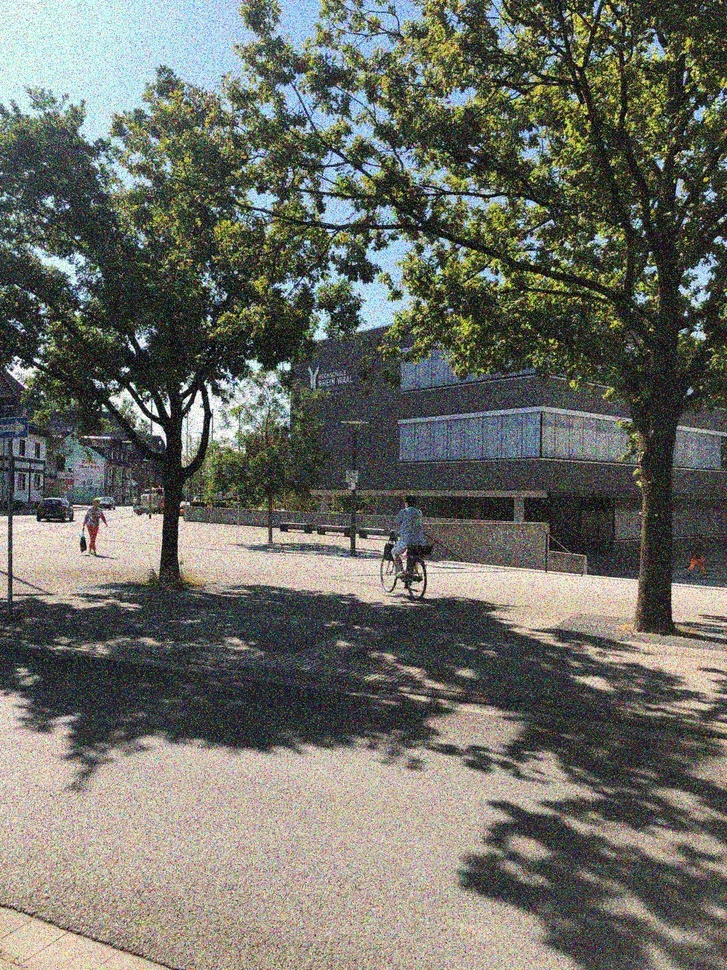
#> input picture image/image.jpg, 727 x 970 px, shrunk from 1058 x 1411 before the run
$ python _filters.py
#> lines starting #> are read from the running program, lines starting #| are printed output that depends on the picture
# module imports
from skimage import io, img_as_float
import numpy as np
import cv2 as cv2


# importing image file as grey
img = img_as_float (io.imread("image/image.jpg", as_gray=True))
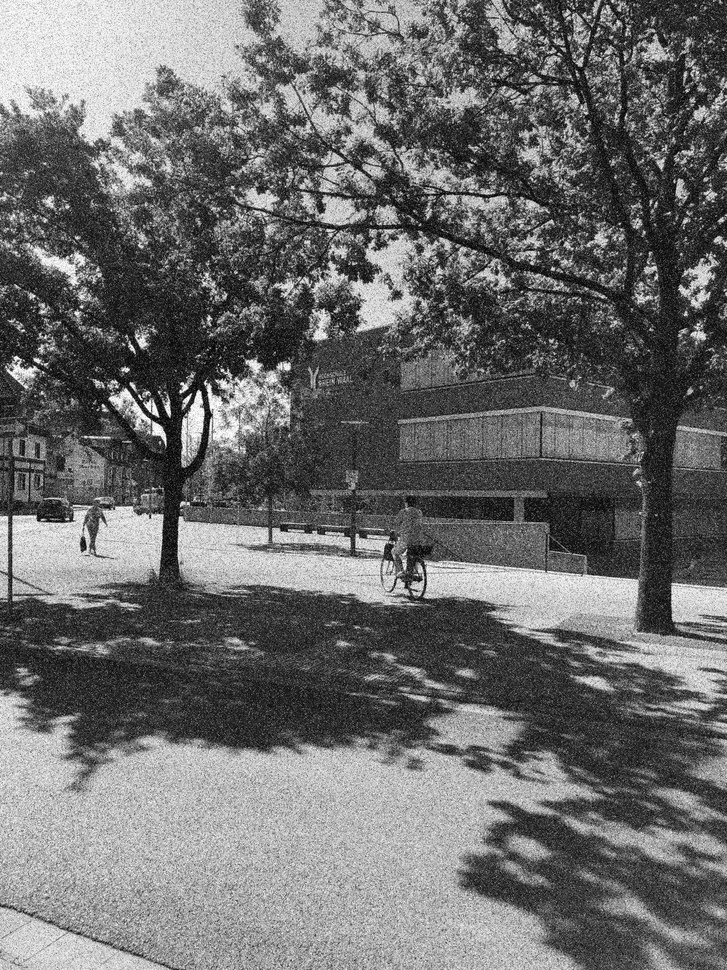
#> img: shape (970, 727) float64; min 0, max 1, mean 0.428


# defining our normalized kernels
mean_kernel = np.ones((5,5), np.float32 )/25

gaussian_kernel = np.array([[1/16, 1/8, 1/16],
                           [1/8, 1/4, 1/8],
                           [1/16, 1/8, 1/16]]
                           )
# edge detection vertical and horizontal filter
edge_detection_vertical = np.array([[-1,-2,-1],[0,0,0],[1,2,1]])
edge_detection_horizontal = np.array([[-1,0,1],[-2,0,2],[-1,0,1]])


# applying this to the image.
mean = cv2.filter2D(img, -1, mean_kernel, borderType = cv2.BORDER_CONSTANT)
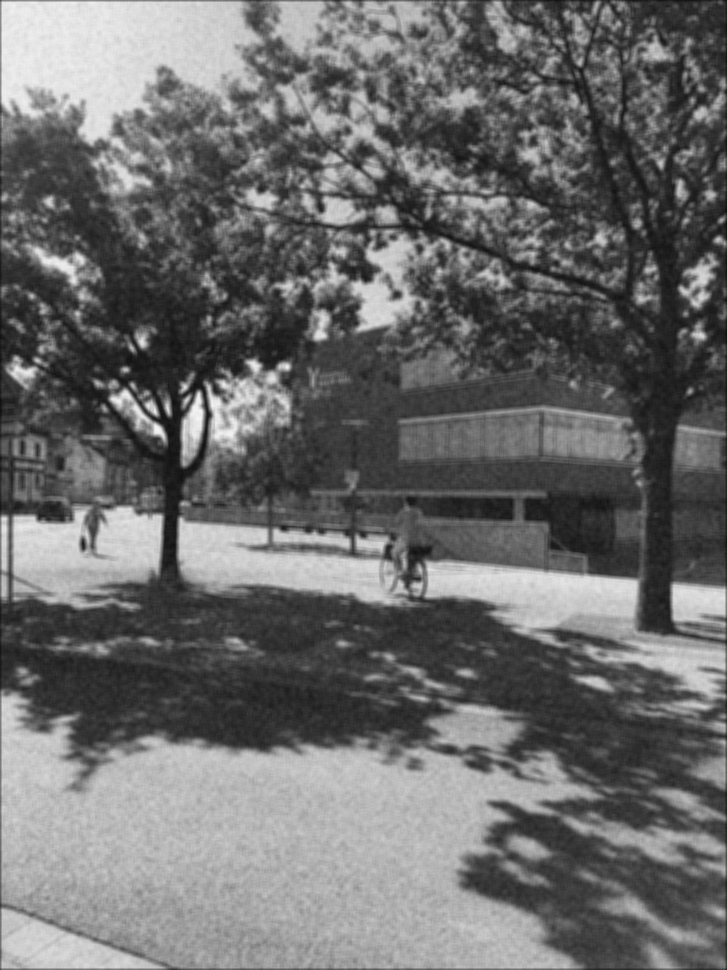
#> mean: shape (970, 727) float64; min 0.0605, max 0.961, mean 0.426
gaussian = cv2.filter2D(img, -1, gaussian_kernel, borderType = cv2.BORDER_CONSTANT)
edge_detection = cv2.filter2D(img, -1, edge_detection_vertical, borderType = cv2.BORDER_CONSTANT)
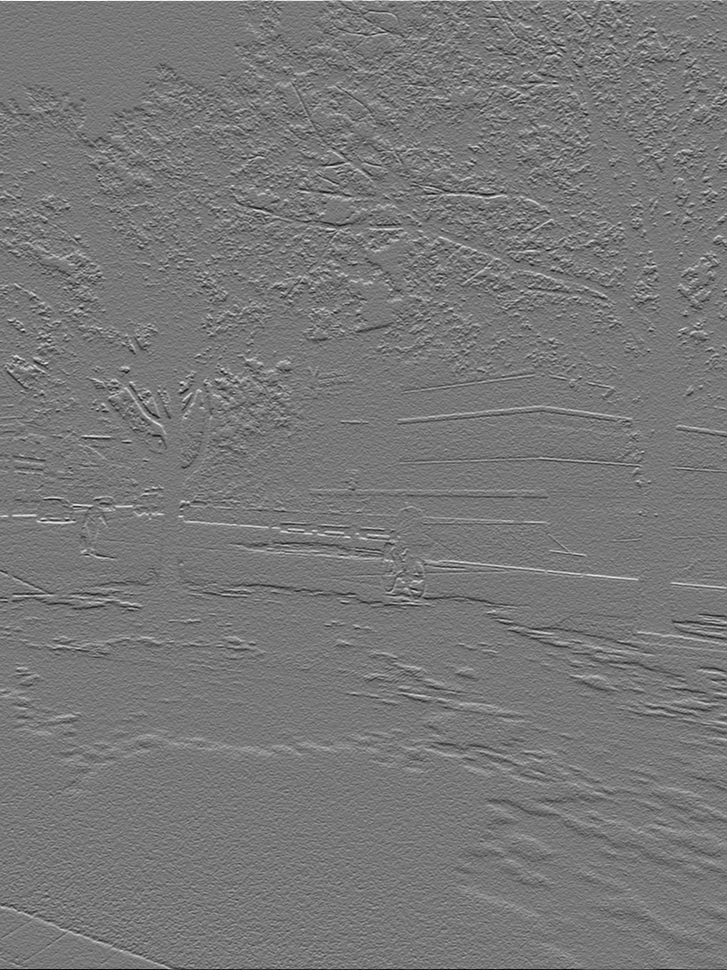
#> edge_detection: shape (970, 727) float64; min -3.52, max 3.93, mean 0.000218; drawn with min black and max white
edge_detection = cv2.filter2D(img, -1, edge_detection_horizontal, borderType = cv2.BORDER_CONSTANT)
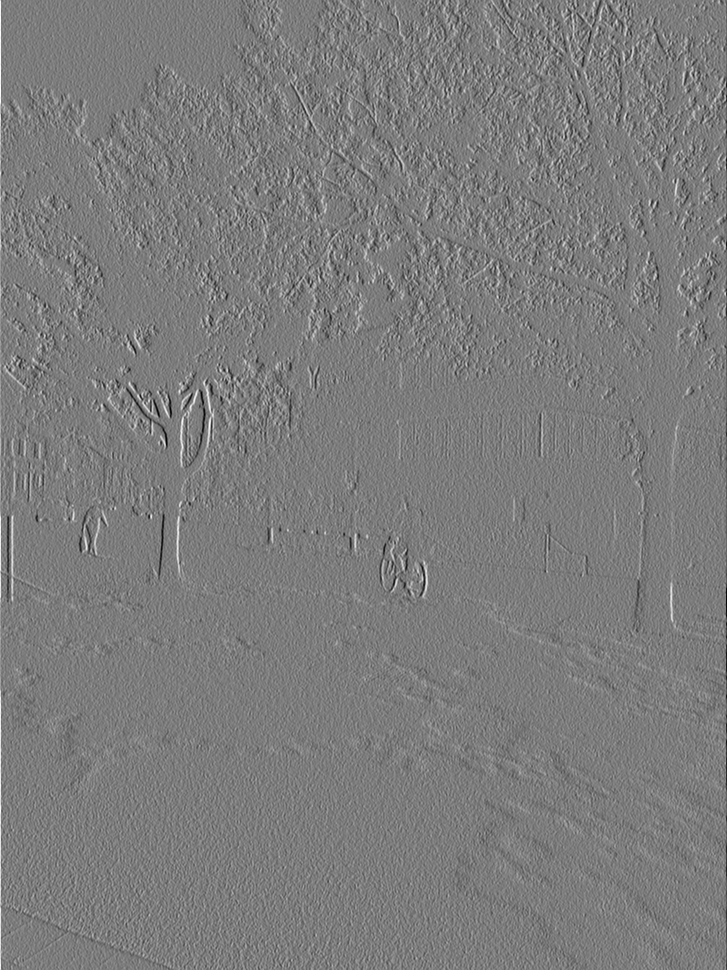
#> edge_detection: shape (970, 727) float64; min -3.69, max 3.86, mean -0.000958; drawn with min black and max white

cv2.imshow("Original", img)
cv2.imshow("gaussian", gaussian)
cv2.imshow("mean", mean)
cv2.imshow("edge detection", edge_detection)
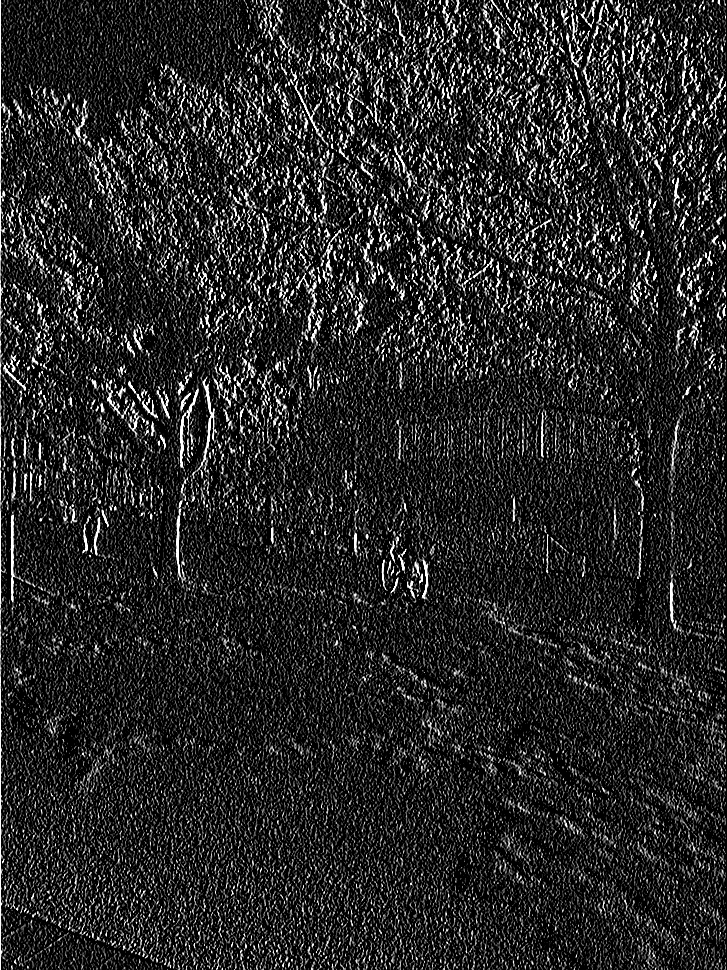
#> window 'edge detection': shape (970, 727); min 0, max 255, mean 40.2

cv2.waitKey(0)
cv2.destroyAllWindows();
